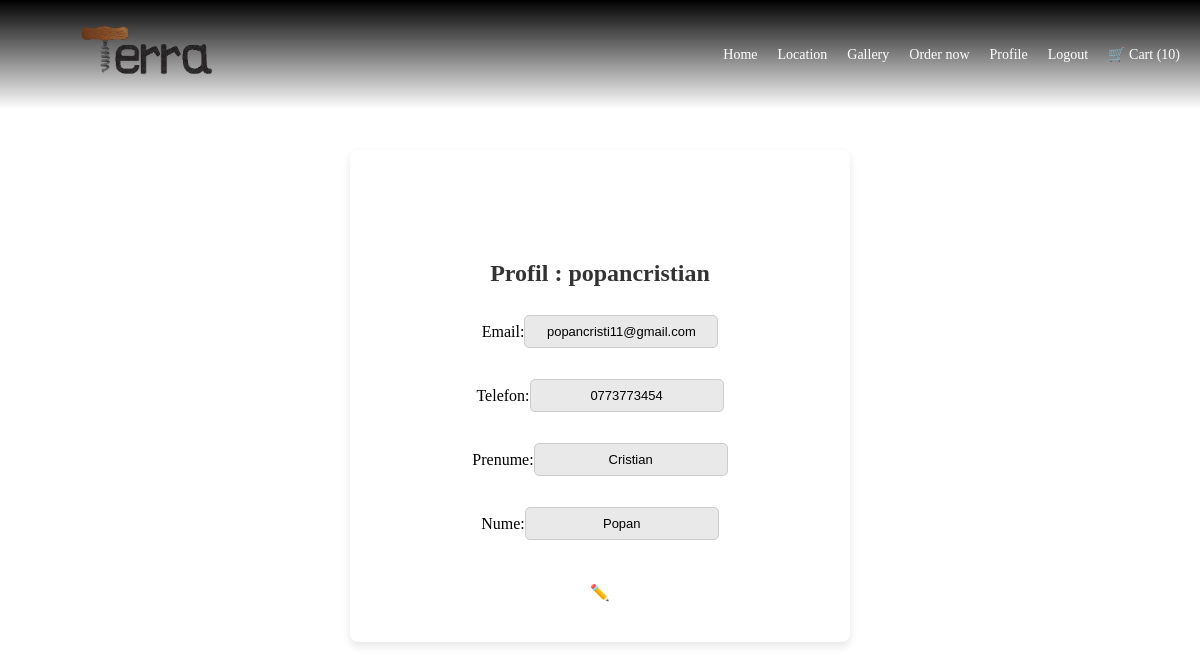
The app's page /profile/profile/ (signed in), older data.
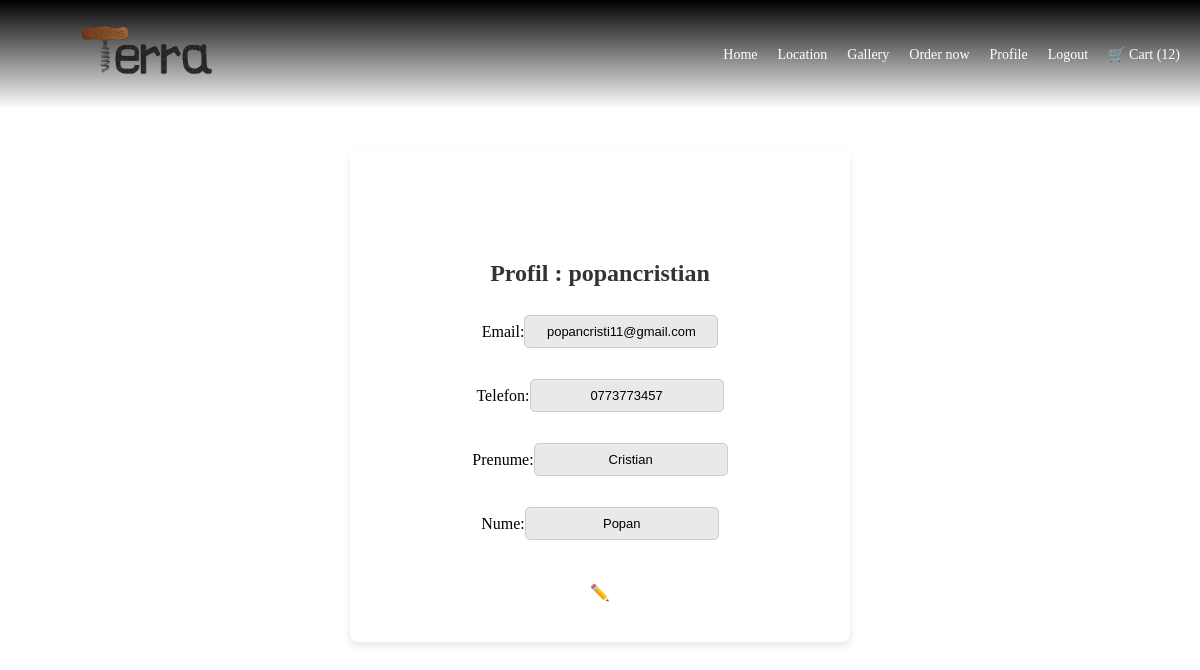
The same page, newer data.
### login_accounts/models.py (models this page shows)
class Customer(AbstractUser):
    phone = models.CharField(max_length=10, blank=True, null=True)
    first_name = models.CharField(max_length=50, blank=True, null=True)
    last_name = models.CharField(max_length=50, blank=True, null=True)

### user_profile/views.py (the view, shortened to what this page needs)
# urls.py: path('profile/', views.profile_view, name='profile')
@login_required
def profile_view(request):
    user = User.objects.get(id=request.user.id)
    return render(request, 'profile.html', {'user': user})

### cart/views.py (called while the page is built)
def cart_total_quantity(request): # for the context processor to show everywhere
    if request.user.is_authenticated:
        total_quantity = sum(item.quantity for item in Cart.objects.filter(user=request.user))
    else:
        total_quantity = 0
    return {'total_quantity': total_quantity}

### user_profile/templates/profile.html (shortened to what this page needs)
{%extends 'base.html' %}
{% load static %}
{% block content %}
<div class="profile-container">
    <h2>Profil : {{ user.username }}</h2>
    <form method="post">
        <div class="form-group">
            <label for="email">Email:</label>
            <input type="email" id="email" name="email" value="{{ user.email }}" readonly>
        </div>
        <div class="form-group">
            <label for="phone">Telefon:</label>
            <input type="text" id="phone" name="phone" value="{{ user.phone }}" readonly>
        </div>
        <div class="form-group">
            <label for="first_name">Prenume:</label>
            <input type="text" id="first_name" name="first_name" value="{{ user.first_name }}" readonly>
        </div>
        <div class="form-group">
            <label for="last_name">Nume:</label>
            <input type="text" id="last_name" name="last_name" value="{{ user.last_name }}" readonly>
        </div>
        <button type="button" class="edit-btn" onclick="enableEdit()">✏️</button>
    </form>
</div>
{% endblock %}

Row changes from the older to the newer data that the page shows:
changed Customer "popancristian": phone "0773773454" → "0773773457"
Text that changed along with them:
{{ total_quantity }}: "10" → "12"
